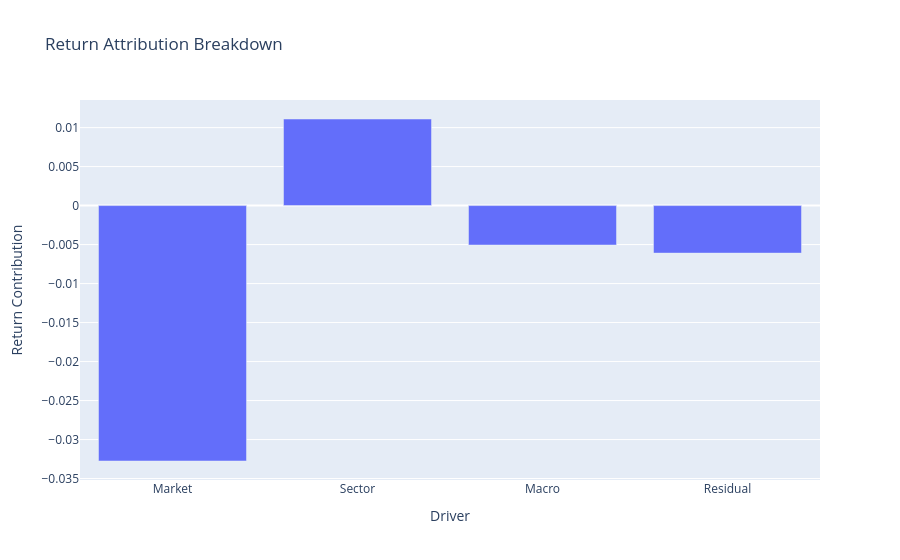

Notebook code for this chart:
### Code cell
plot_contribution_breakdown(fico_attribution)

### Figure 1 — Plotly figure (JSON) as saved in the notebook; plotly's stock layout.template omitted (floating-point values rounded to 4 significant figures)
{"data": [{"hovertemplate": "Driver=%{x}<br>Return Contribution=%{y}<extra></extra>", "legendgroup": "", "marker": {"color": "#636efa", "pattern": {"shape": ""}}, "name": "", "orientation": "v", "showlegend": false, "textposition": "auto", "type": "bar", "x": ["Market", "Sector", "Macro", "Residual"], "xaxis": "x", "y": [-0.03275, 0.0111, -0.005057, -0.006095], "yaxis": "y"}], "layout": {"barmode": "relative", "legend": {"tracegroupgap": 0}, "title": {"text": "Return Attribution Breakdown"}, "xaxis": {"anchor": "y", "domain": [0, 1], "title": {"text": "Driver"}}, "yaxis": {"anchor": "x", "domain": [0, 1], "title": {"text": "Return Contribution"}}}}
